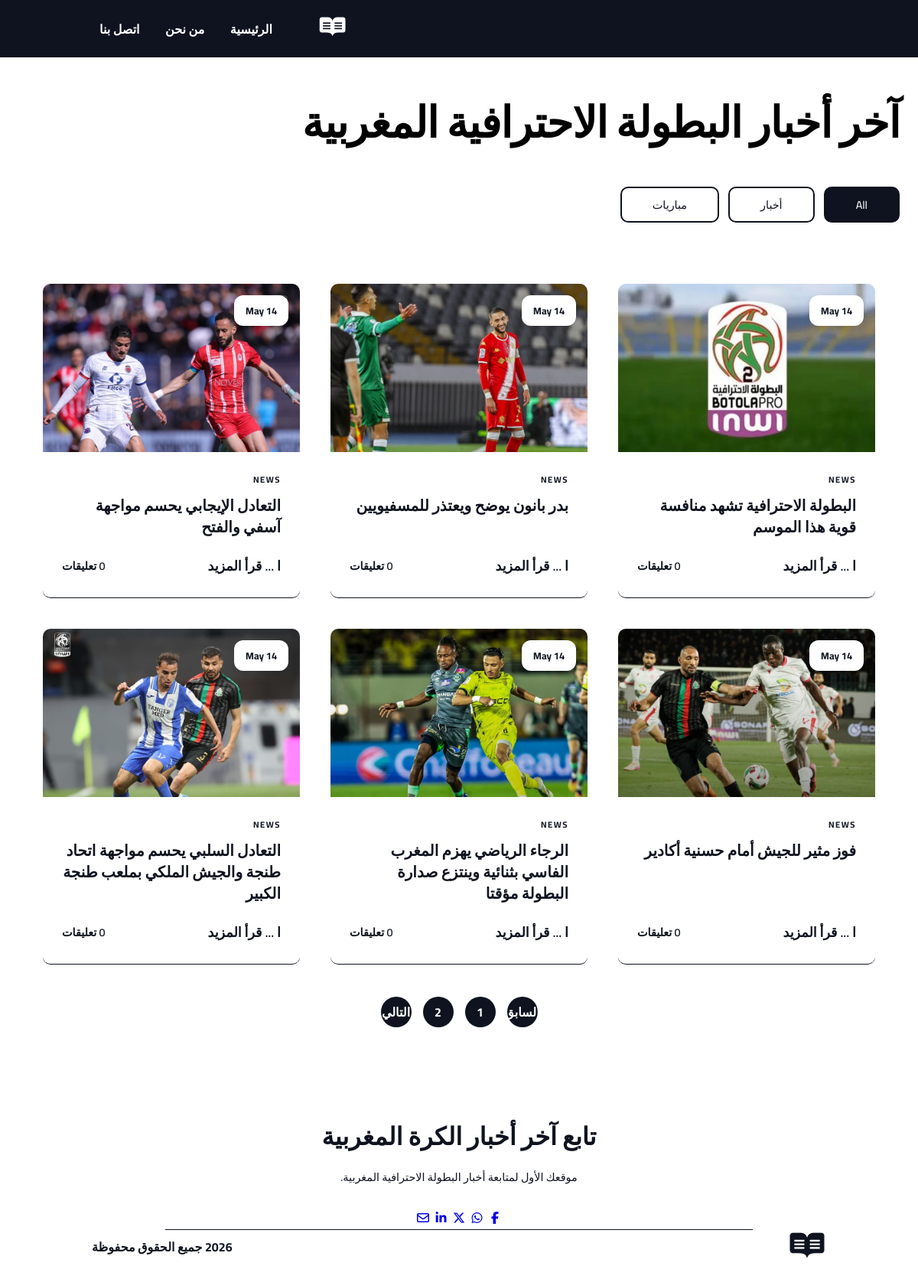
The page / on the database its author committed.
### tables this page shows
CREATE TABLE articles (
  id INT AUTO_INCREMENT PRIMARY KEY,
  title VARCHAR(255) NOT NULL,
  author VARCHAR(40) not NULL,
  content TEXT NOT NULL,
  image VARCHAR(255),
  category VARCHAR(50),
  user_id int not null, 
  created_at TIMESTAMP DEFAULT CURRENT_TIMESTAMP,
  FOREIGN KEY (user_id) REFERENCES users(id) ON DELETE CASCADE
);

### article.php (called while the page is built, shortened)
<?php
require_once "connection.php";
class Article
{
    private $conn;
    public function __construct()
    {
        $db = new Database();
        $this->conn = $db->getConnection();
    }
    public function readAll()
    {
        $sql = "SELECT * FROM articles ORDER BY id DESC";
        $stmt = $this->conn->query($sql);
        return $stmt->fetchAll(PDO::FETCH_ASSOC);
    }
    public function getCommentsCount($article_id)
    {
        $sql = "SELECT COUNT(*) as total FROM comments WHERE article_id = :article_id";
        $stmt = $this->conn->prepare($sql);
        $stmt->execute(["article_id" => $article_id]);
        $result = $stmt->fetch(PDO::FETCH_ASSOC);
        return $result['total'] ?? 0;
    }
}

### connection.php (called while the page is built, shortened)
<?php
class Database
{
    private  $Server = "localhost";
    private  $dbname  = "botola_maghribiya";
    private $root = "root";
    private $password = "";
    public function getConnection()
    {
        $this->conn = null;
        try {
            $this->conn = new PDO("mysql:host={$this->Server};dbname={$this->dbname};charset=utf8", $this->root, $this->password);
            $this->conn->setAttribute(PDO::ATTR_ERRMODE, PDO::ERRMODE_EXCEPTION);
        } catch (PDOException $e) {
            die("Eroor" . $e->getMessage());
        }
        return $this->conn;
    }
}
?>

### index.php (the view, shortened to what this page needs)
<?php
require_once "article.php";
$article = new Article();
if (isset($_GET['cat']) && !empty($_GET['cat'])) {
    $category = trim($_GET['cat']);
    $articles = $article->getByCategory($category);
} else {
    $articles = $article->readAll();
}
?>
<!doctype html>
<html lang="ar" dir="rtl">
<head>
    <link rel="stylesheet" href="style.css" />
    <link
        rel="stylesheet"
        href="https://cdnjs.cloudflare.com/ajax/libs/font-awesome/7.0.1/css/all.min.css" />
</head>
<body>
    <header>
        <div class="head">
            <div>
                <a href="#" class="logo">
                    <i class="fa-brands fa-readme"></i>
                </a>
                <nav>
                    <a href="index.php">
                        الرئيسية
                    </a>
                    <a href="#">
                        من نحن
                    </a>
                    <a href="#">
                        اتصل بنا
                    </a>
                </nav>
            </div>
        </div>
    </header>
    <main>
     <section class="hero-section">
        <h1>
            آخر أخبار البطولة الاحترافية المغربية
        </h1>
        <div class="category-filters">
            <a
                href="index.php"
                class="filter-pill <?= !isset($_GET['cat']) ? 'active' : '' ?>">
                All
            </a>
            <a
                href="index.php?cat=news"
                class="filter-pill <?= (isset($_GET['cat']) && $_GET['cat'] == 'news') ? 'active' : '' ?>">
                أخبار
            </a>
            <a
                href="index.php?cat=matches"
                class="filter-pill <?= (isset($_GET['cat']) && $_GET['cat'] == 'matches') ? 'active' : '' ?>">
                مباريات
            </a>
        </div>
    </section>
        <section class="modern-grid">
            <?php if (empty($articles)): ?>
                <h2>
                    لا توجد مقالات حاليا
                </h2>
            <?php else: ?>
                <?php foreach ($articles as $art): ?>
                    <?php
                    $commentsCount = $article->getCommentsCount($art['id']);
                    ?>
                    <a
                        href="adetails.php?id=<?= $art['id'] ?>"
                        class="card-link">
                        <article class="modern-card">
                            <div class="card-image-wrapper">
                                <img
                                    src="assest/<?= htmlspecialchars($art['image']) ?>"
                                    alt="<?= htmlspecialchars($art['title']) ?>">
                                <div class="card-date-badge">
                                    <?= date("d M", strtotime($art["created_at"])) ?>
                                </div>
                            </div>
                            <div class="card-content">
                                <span class="card-tag">
                                    <?= htmlspecialchars($art['category']) ?>
                                </span>
                                <h3 class="card-title">
                                    <?= htmlspecialchars($art['title']) ?>
                                </h3>
                                <div class="card-footer">
                                      <span class="card_read_more">
                                       ا ... قرأ المزيد
                                    </span>
                                    <span class="card_comment">
                                      <?= $commentsCount ?> تعليقات
                                    </span>
                                </div>
                            </div>
                        </article>
                    </a>
                <?php endforeach; ?>
            <?php endif; ?>
        </section>
        <section>
            <div class="pagination">
                <a href="#" class="pagination__btn">
                    السابق
                </a>
                <a href="#" class="pagination__btn">
                    1
                </a>
                <a href="#" class="pagination__btn">
                    2
                </a>
                <a href="#" class="pagination__btn">
                    التالي
                </a>
            </div>
        </section>
    </main>
    <footer class="footer">
        <div class="footer__cta">
            <h2 class="cta__title">
                تابع آخر أخبار الكرة المغربية
            </h2>
            <p class="cta__text">
                موقعك الأول لمتابعة أخبار البطولة الاحترافية المغربية.
            </p>
            <div class="sidebar-section">
              <div class="share-icons">
              <a href="#"><i class="fa-brands fa-facebook-f"></i></a>
              <a href="#"><i class="fa-brands fa-whatsapp"></i></a>
              <a href="#"><i class="fa-brands fa-x-twitter"></i></a>
              <a href="#"><i class="fa-brands fa-linkedin-in"></i></a>
              <a href="#"><i class="fa-regular fa-envelope"></i></a>
            </div>
            <hr class="cta__divider" />
        </div>
        <div class="footer__bottom">
            <div class="footer__logo">
                <i class="fa-brands fa-readme"></i>
            </div>
            <p class="footer__copyright">
                2026 جميع الحقوق محفوظة
            </p>
        </div>
    </footer>
</body>
</html>

### style.css (style rules this page uses)
main { max-width: 1400px; margin: 0 auto; padding: 4rem 2rem; }
.hero-section { margin-bottom: 3rem; }
.hero-section h1 { font-size: 3.5rem; font-weight: 700; margin-bottom: 2rem; letter-spacing: -1px; }
.category-filters { display: flex; gap: 12px; margin-bottom: 3rem; flex-wrap: wrap; }
.filter-pill { padding: 8px 40px; border-radius: 10px; background: var(--white); color: var(--second-color); text-decoration: none; border: 2px solid var(--second-color); font-size: 0.9rem; font-weight: 500; transition: 0.3s; }
.filter-pill.active { background: var(--second-color); color: var(--white); }
.modern-grid { display: grid; grid-template-columns: repeat(auto-fill, minmax(300px, 1fr)); gap: 40px; padding: 2rem; margin-top: 2rem; }
.card-link { text-decoration: none; color: inherit; }
.modern-card { background: var(--white); border-radius: 10px; overflow: hidden; transition: all 0.4s cubic-bezier(0.175, 0.885, 0.32, 1.275); height: 100%; display: flex; flex-direction: column; border-bottom: 1px solid var(--second-color); }
.card-image-wrapper { position: relative; height: 220px; overflow: hidden; }
.card-image-wrapper img { width: 100%; height: 100%; object-fit: cover; transition: transform 0.6s ease; }
.card-date-badge { position: absolute; top: 15px; right: 15px; background:var(--white); backdrop-filter: blur(5px); padding: 8px 15px; border-radius: 12px; font-size: 0.8rem; font-weight: 700; color: var(--second-color); box-shadow: 0 4px 10px rgba(0,0,0,0.1); }
.card-content { padding: 25px; flex-grow: 1; display: flex; flex-direction: column; }
.card-tag { font-size: 0.7rem; text-transform: uppercase; letter-spacing: 1.5px; color: var(--second-color); font-weight: 700; margin-bottom: 10px; }
.card-title { font-size: 1.25rem; font-weight: 800; line-height: 1.4; color: var(--second-color); margin-bottom: 20px; }
.card-footer { margin-top: auto; display: flex; align-items: center; justify-content: space-between; font-size: 0.9rem; font-weight: 600; color: var(--second-color); transition: color 0.3s ease; }
.card-footer .card_read_more { font-size: 1.1rem; }
.pagination { margin-top: 10px; display: flex; justify-content: center; align-items: center; gap: 15px; padding-bottom: 50px; }
.pagination__btn { width: 40px; height: 40px; background-color: var(--second-color); color: var(--white); text-decoration: none; display: flex; justify-content: center; align-items: center; border-radius: 50%; font-weight: bold; font-size: 16px; }
@media (max-width: 1200px) { main { max-width: 100%; padding: 2rem 1.5rem; } }

### css/components/variable.css (style rules this page uses)
:root { --bg-color: #F2E9E4; --second-color: #0E131F; --white: #ffffff; --text: #374151; }

### css/components/stracture.css (style rules this page uses)
* { margin: 0; padding: 0; box-sizing: border-box; }
body { background-color: var(--white); direction: rtl; text-align: right; font-family: 'Cairo', sans-serif; }
a { text-decoration: none; }

### css/components/header.css (style rules this page uses)
header { background-color: var(--second-color); }
.head { display: flex; align-items: center; justify-content: space-between; flex-direction: row-reverse; padding-inline: 5rem; }
.head div { display: flex; align-items: center; gap: 60px; padding: 20px; }
.head .logo i { color: var(--white); font-size: 30px; }
.head div nav a { margin-left: 30px; color: var(--white); font-weight: 600; text-decoration: none; }

### css/components/footer.css (style rules this page uses)
.footer { margin-top: -90px; padding: 60px 40px 20px 40px; }
.footer__cta { border-radius: 80px; padding: 60px 20px; text-align: center; color: var(--second-color); max-width: 1000px; margin:auto; }
.cta__title { font-size: 2rem; margin-bottom: 10px; }
.cta__text { color: var(--second-color); font-size: 0.9rem; margin-bottom: 25px; }
.cta__divider { border: 0; border-top: 1px solid var(--second-color); width: 80%; margin: 0 auto 30px auto; }
.footer__bottom { display: flex; justify-content: space-between; align-items: center; max-width: 1000px; margin:-30px auto; }
.footer__logo i { font-size: 40px; }
.footer__copyright { font-weight: bold; color:var(--second-color); }

### rows shown on the page
articles: image (picture), created_at "14 May", category "NEWS", title "البطولة الاحترافية تشهد منافسة قوية هذا الموسم", commentsCount "0"
articles: image (picture), created_at "14 May", category "NEWS", title "بدر بانون يوضح ويعتذر للمسفيويين", commentsCount "0"
articles: image (picture), created_at "14 May", category "NEWS", title "التعادل الإيجابي يحسم مواجهة آسفي والفتح", commentsCount "0"
articles: image (picture), created_at "14 May", category "NEWS", title "فوز مثير للجيش أمام حسنية أكادير", commentsCount "0"
articles: image (picture), created_at "14 May", category "NEWS", title "الرجاء الرياضي يهزم المغرب الفاسي بثنائية وينتزع صدارة البطولة مؤقتا", commentsCount "0"
articles: image (picture), created_at "14 May", category "NEWS", title "التعادل السلبي يحسم مواجهة اتحاد طنجة والجيش الملكي بملعب طنجة الكبير", commentsCount "0"
